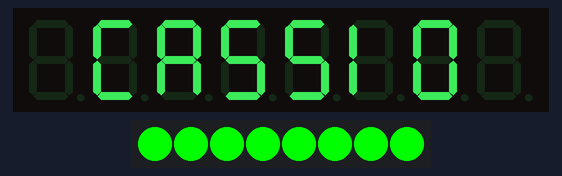
Recording of a sketch running on a simulated Arduino Uno, built with avr-gcc and run on an emulated ATmega328P. Shown: 8-digit seven-segment display, 8 RGB LEDs in strip order, left to right.

Above: at 0.1 s.

The sketch:

TM1638Display.ino
```cpp
#include <TM1638.h>

static TM1638 disp(8, 9, 7, true, 7);

void setup() {
  disp.clearDisplay();
  disp.setDisplayToString(" CASSIO ");
  disp.setLED(TM1638_COLOR_GREEN, 0);
  disp.setLED(TM1638_COLOR_GREEN, 1);
  disp.setLED(TM1638_COLOR_GREEN, 2);
  disp.setLED(TM1638_COLOR_GREEN, 3);
  disp.setLED(TM1638_COLOR_GREEN, 4);
  disp.setLED(TM1638_COLOR_GREEN, 5);
  disp.setLED(TM1638_COLOR_GREEN, 6);
  disp.setLED(TM1638_COLOR_GREEN, 7);
  //disp.setDisplayToDecNumber(30, 0, false);
}

void loop() {

}
```
